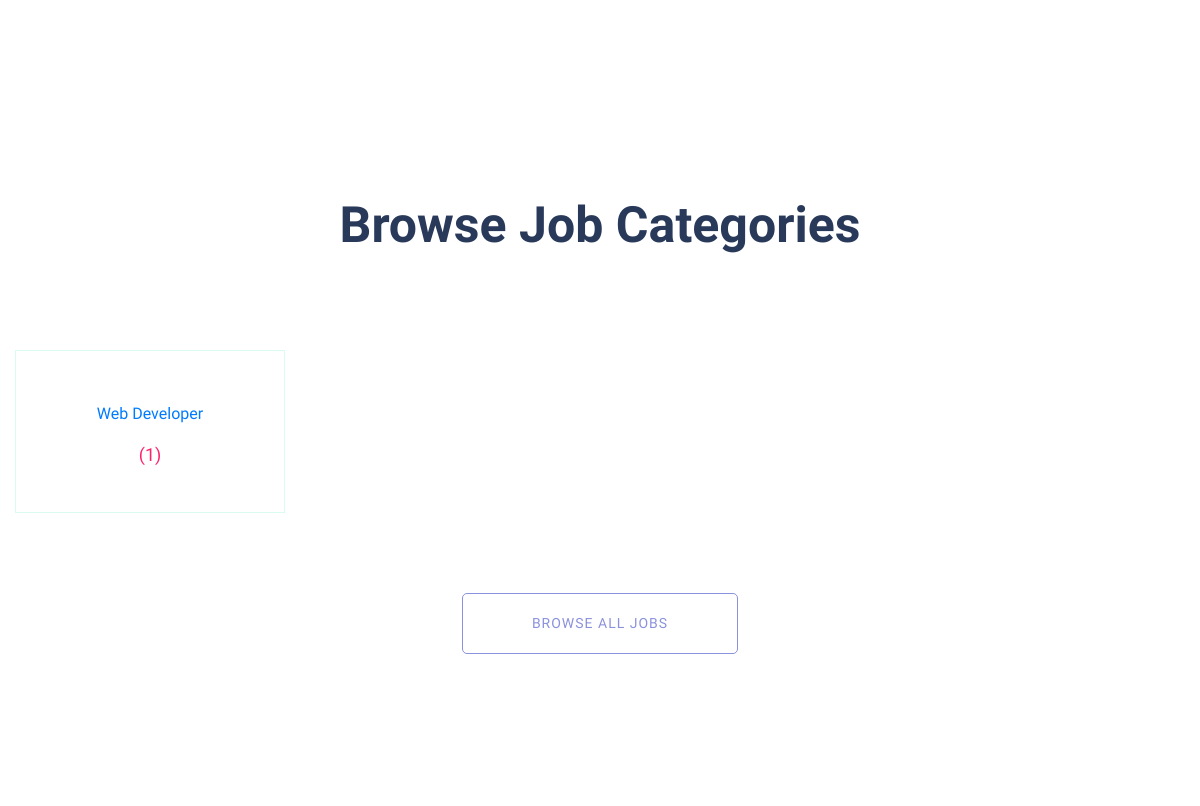
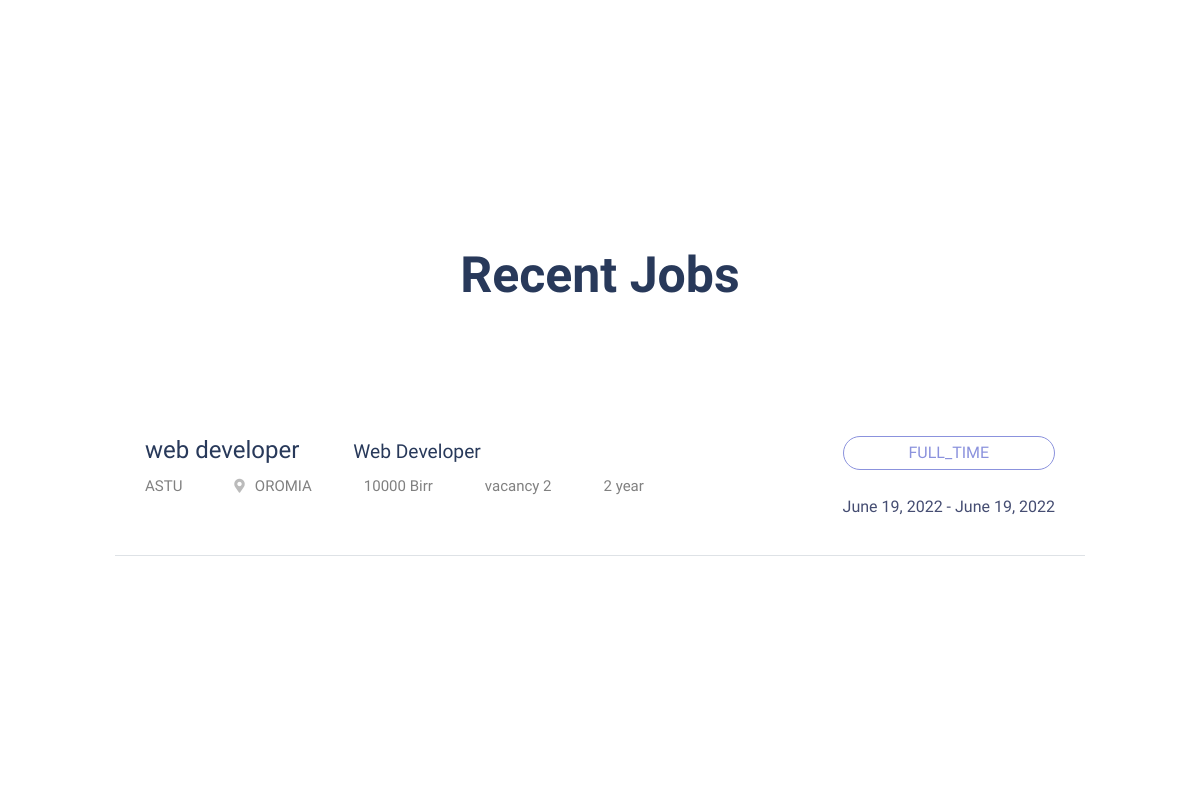
Before: / (middle part) with the older database file (2 pictures, top to bottom).
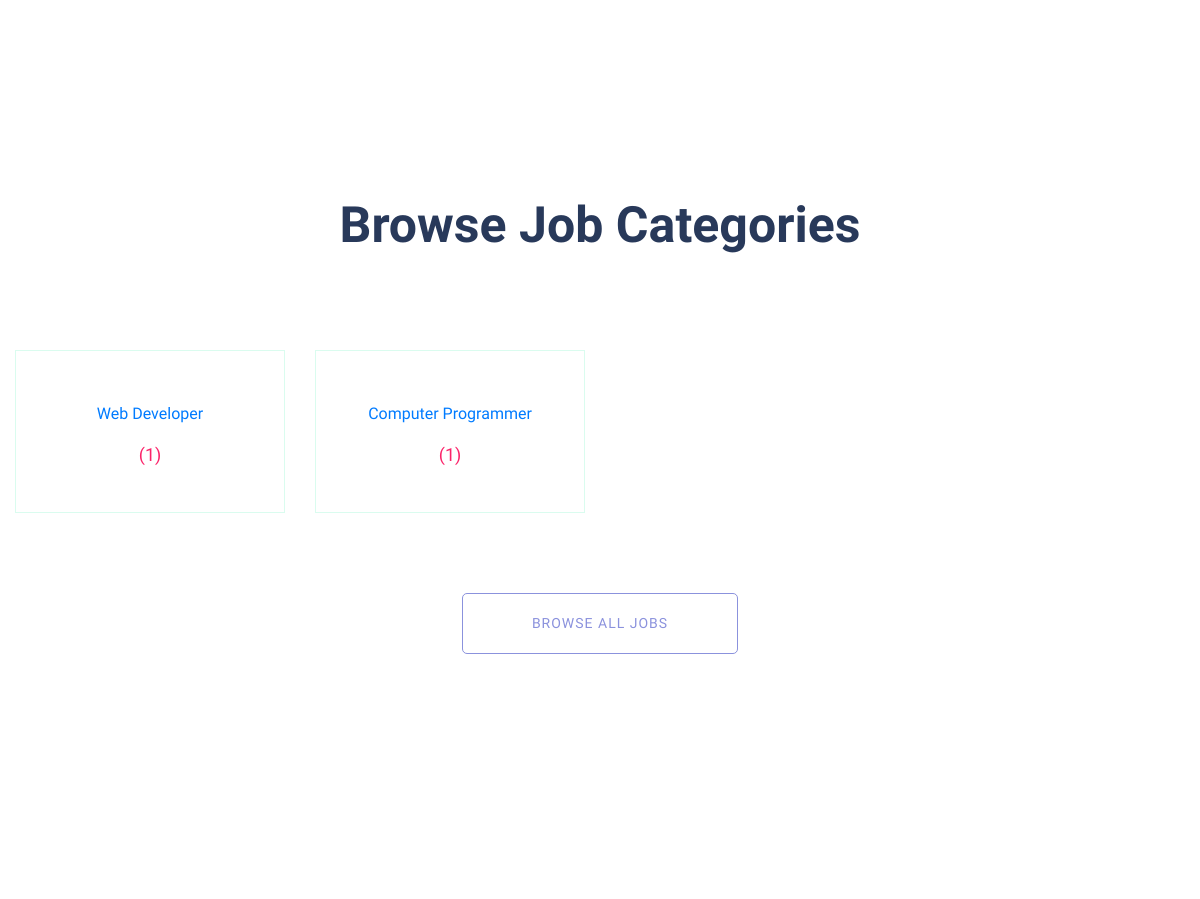
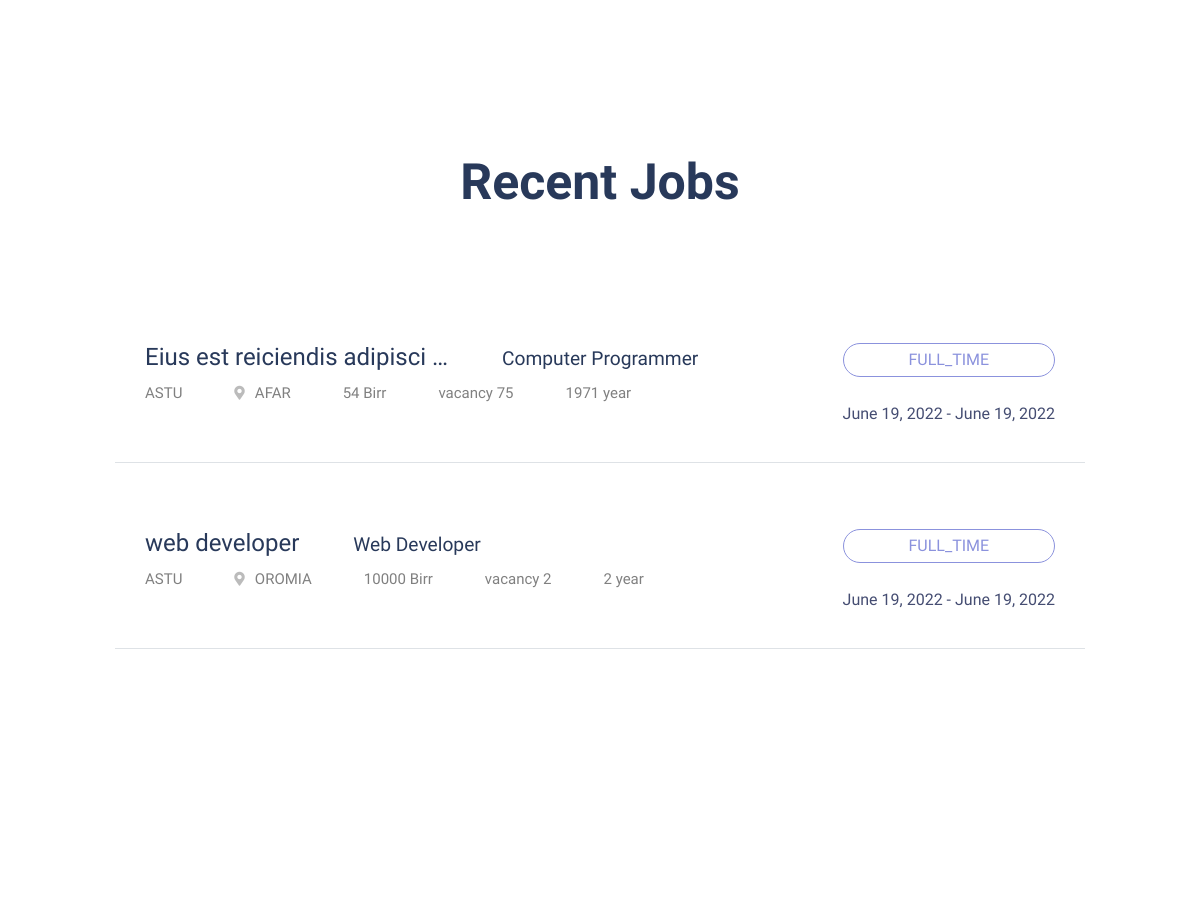
After: the same page with the newer database file (2 pictures, top to bottom).
### apps/jobsearch/models.py (models this page shows, shortened)
class Job(models.Model):
    company = models.ForeignKey(Company,on_delete=models.CASCADE)
    start_date = models.DateField()
    end_date = models.DateField()
    title = models.CharField(max_length=300)
    description = models.TextField()
    category = models.CharField(max_length=40,choices=JOB_CATEGORIES)
    requirement = models.TextField(help_text='requirements for job')
    education_level = models.CharField(max_length=15,choices=EDUCATIONAL_LEVEL_CHOICES)
    experience = models.TextField(help_text='required experience for job')
    experience_year = models.IntegerField(default=0)
    salary = models.IntegerField(default=0)
    type = models.CharField(max_length=15,choices=JOB_TYPE_CHOICES)
    region = models.CharField(max_length=30,choices=REGION_CHOICES)
    vacancy = models.IntegerField(default=1)
    created_at = models.DateTimeField(auto_now_add=True)
    updated_at = models.DateTimeField(auto_now=True)

class Company(models.Model):
    employee = models.OneToOneField(Employer, on_delete=models.CASCADE)
    name = models.CharField(max_length=300)
    region = models.CharField(max_length=30,choices=REGION_CHOICES)
    city = models.CharField(max_length=15,choices=CITY_CHOICE)
    document = models.FileField(upload_to="company",blank=True,null=True)
    description = models.TextField()
    created_at = models.DateTimeField(auto_now_add=True)
    updated_at = models.DateTimeField(auto_now=True)
    email = models.EmailField()
    status = models.BooleanField(default=False)

### apps/jobsearch/views.py (the view)
# urls.py: path('',views.index,name='home'),
def index(request):
    jobs = Job.objects.all()
    categories = jobs.values('category').annotate(
        total=Count('category')).order_by('-total')
    if request.GET.get('q'):
        print(request.GET.get('q'))
    recent_jobs = jobs.order_by('-created_at')[:3]
    context = {
        'categories': categories,
        'recent_jobs':recent_jobs
    }
    return render(request, 'index.html', context=context)

### templates/index.html (shortened to what this page needs)
{% extends 'base.html' %} {%load static%}
{% block content%}
<div class="our-services section-pad-t30">
  <div class="container">
    <div class="row">
      <div class="col-lg-12">
        <div class="section-tittle text-center">
          <h2>Browse Job Categories</h2>
        </div>
      </div>
    </div>
    <div class="row d-flex justify-contnet-center">
      {% for category in categories %}
      <div class="col-xl-3 col-lg-3 col-md-4 col-sm-6">
        <div class="single-services text-center mb-30">
          <div class="services-cap">
            <form action="{%url 'job-list'%}">
              <h5>
                <button class="btn2 btn-link">{{category.category}}</button>
              </h5>
            </form>
            <span>({{category.total}})</span>
          </div>
        </div>
      </div>
      {% endfor %}
    </div>
    <div class="row">
      <div class="col-lg-12">
        <div class="browse-btn2 text-center mt-50">
          <a href="{%url 'job-list' %}" class="border-btn2">Browse All Jobs</a>
        </div>
      </div>
    </div>
  </div>
</div>
<section class="featured-job-area feature-padding">
  <div class="container">
    <div class="row">
      <div class="col-lg-12">
        <div class="section-tittle text-center">
          <h2>Recent Jobs</h2>
        </div>
      </div>
    </div>
    <div class="row justify-content-center">
      <div class="col-xl-10">
        {% for job in recent_jobs %}
        <div class="single-job-items mb-30 border-bottom border-bottom-1">
          <div class="job-items">
            <div class="job-tittle job-tittle2">
              <a href="{% url 'job-detail' job.id %}">
                <h4>
                  {{job.title|truncatechars:30}}
                  <small class="ml-5"> {{job.category}}</small>
                </h4>
              </a>
              <ul>
                <li>{{job.company.name}}</li>
                <li><i class="fas fa-map-marker-alt"></i>{{job.region}}</li>
                <li>{{job.salary}} Birr</li>
                <li>vacancy {{job.vacancy}}</li>
                <li title="experience year required">
                  {{job.experience_year}} year
                </li>
              </ul>
            </div>
          </div>
          <div class="items-link items-link2 f-right">
            <a href="{%url 'job-detail' job.id%} ">{{job.type}}</a>
            <span title="applicaion start-deadline"
              >{{job.start_date}} - {{job.end_date}}</span
            >
          </div>
        </div>
        {% endfor %}
      </div>
    </div>
  </div>
</section>
<div class="home-blog-area blog-h-padding">
</div>
{%endblock content%}

Changed rows visible on the page:
added Job: category "Computer Programmer", total "1", title "Eius est reiciendis adipisci …", company.name "ASTU", region "AFAR", salary "54", vacancy "75", experience_year "1971", type "FULL_TIME", start_date "June 19, 2022", end_date "June 19, 2022"
